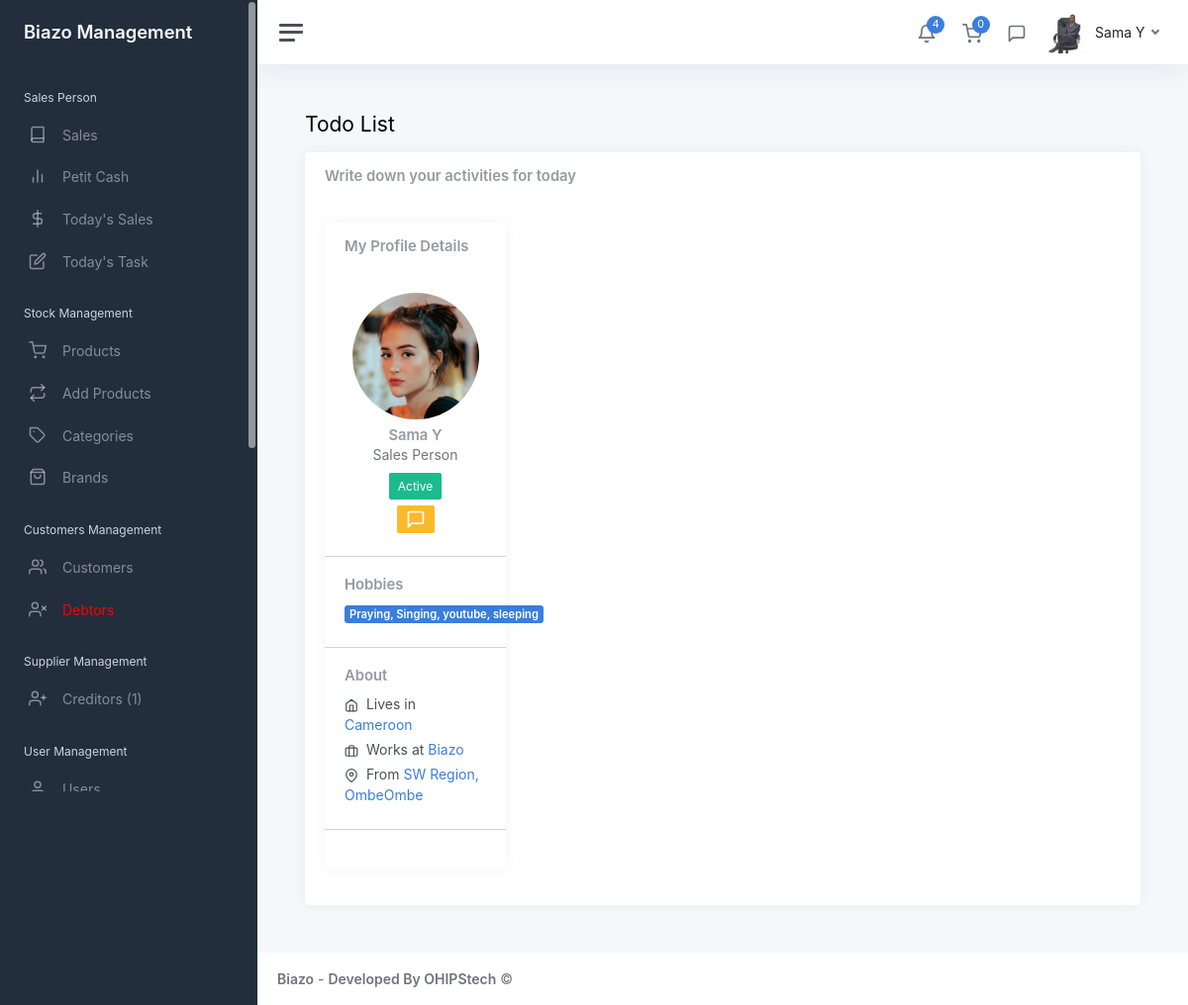
Screenshot of /admin/todays_task.php (signed in) with the database file from the repository.
### tables this page shows
CREATE TABLE `users` (
  `id` int(11) NOT NULL,
  `member_name` varchar(255) NOT NULL,
  `position` varchar(255) NOT NULL,
  `dob` date NOT NULL,
  `country` varchar(255) NOT NULL,
  `gender` varchar(255) NOT NULL,
  `address` varchar(255) NOT NULL,
  `hobbies` varchar(255) NOT NULL,
  `id_no` varchar(255) NOT NULL,
  `start_date` varchar(255) NOT NULL,
  `code` varchar(20) NOT NULL,
  `phone` varchar(20) NOT NULL,
  `image` mediumblob NOT NULL,
  `employee_id` mediumblob NOT NULL,
  `employee_application` varchar(255) NOT NULL,
  `surety_name` varchar(255) NOT NULL,
  `surety_occupation` varchar(255) NOT NULL,
  `surety_phone` varchar(50) NOT NULL,
  `surety_id` varchar(255) NOT NULL,
  `surety_relationship` varchar(50) NOT NULL,
  `surety_address` varchar(50) NOT NULL,
  `surety_agreement` varchar(50) NOT NULL,
  `username` varchar(100) NOT NULL,
  `password` varchar(255) NOT NULL,
  `other` varchar(255) NOT NULL,
  `isUser` int(255) NOT NULL
);

### admin/todays_task.php (the view, shortened to what this page needs)
<?php
	include "includes/head.php";
	include "includes/sidebar.php";
?>
<main class="content">
	<div class="container-fluid p-0">
		<h1 class="h3 mb-3">Todo List</h1>
		<div class="row">
			<div class="col-12">
				<div class="card">
					<div class="card-header">
						<h5 class="card-title mb-0">Write down your activities for today</h5>
					</div>
					<div class="card-body">
                    <div class="row">
                        <div class="col-md-4 col-xl-3">
                            <div class="card mb-3">
                                <div class="card-header">
                                    <h5 class="card-title mb-0">My Profile Details</h5>
                                </div>
                                <div class="card-body text-center">
                                    <img src="img/avatars/avatar-4.jpg" alt="Christina Mason" class="img-fluid rounded-circle mb-2" width="128" height="128" />
                                    <h5 class="card-title mb-0"><?php echo $row['member_name']?></h5>
                                    <div class="text-muted mb-2"><?php echo $row['position']?></div>
                                    <div>
                                        <a class="btn btn-success btn-sm" href="#">Active</a>
                                        <a class="nav-icon dropdown-toggle" href="#" id="messagesDropdown" data-bs-toggle="dropdown">
                                            <div class="position-relative btn btn-warning btn-sm">
                                                <i class="align-middle" data-feather="message-square"></i>
                                            </div>
                                        </a>
                                    </div>
                                </div>
                                <hr class="my-0" />
                                <div class="card-body">
                                    <h5 class="h6 card-title">Hobbies</h5>
                                    <a href="#" class="badge bg-primary me-1 my-1"><?php echo $row['hobbies']?></a>
                                </div>
                                <hr class="my-0" />
                                <div class="card-body">
                                    <h5 class="h6 card-title">About</h5>
                                    <ul class="list-unstyled mb-0">
                                        <li class="mb-1"><span data-feather="home" class="feather-sm me-1"></span> Lives in <a href="#"><?php echo $row['country']?></a></li>
                                        <li class="mb-1"><span data-feather="briefcase" class="feather-sm me-1"></span> Works at <a href="#">Biazo</a></li>
                                        <li class="mb-1"><span data-feather="map-pin" class="feather-sm me-1"></span> From <a href="#"><?php echo $row['address']?></a></li>
                                    </ul>
                                </div>
                                <hr class="my-0" />
                                <div class="card-body">
                                </div>
                            </div>
                        </div>
                    </div>
					</div>
				</div>
			</div>
		</div>
	</div>
</main>
<?php
	include "includes/footer.php";
?>

### admin/includes/sidebar.php (shortened to what this page needs)
<?php
include 'database/config.php';
$user = $_SESSION['username'];
$query = "SELECT * from users WHERE username = '$user' LIMIT 1";
$result = mysqli_query($conn, $query);
$row = mysqli_fetch_assoc($result);
?>
<div class="wrapper">
		<nav id="sidebar" class="sidebar js-sidebar">
			<div class="sidebar-content js-simplebar">
				<a class="sidebar-brand" href="index.php">
					<span class="align-middle">Biazo Management</span>
				</a>
				<ul class="sidebar-nav">
					<li class="sidebar-header">
						Sales Person
					</li>
					<li class="sidebar-item">
						<a class="sidebar-link" href="index.php?salesresult=">
							<i class="align-middle" data-feather="book"></i> <span class="align-middle">Sales</span>
						</a>
					</li>
					<li class="sidebar-item">
						<a class="sidebar-link" href="petit_cash.php?salesresult=">
							<i class="align-middle" data-feather="bar-chart-2"></i> <span class="align-middle">Petit Cash</span>
						</a>
					</li>
					<li class="sidebar-item">
						<a class="sidebar-link" href="today_sales.php">
							<i class="align-middle" data-feather="dollar-sign"></i> <span class="align-middle">Today's Sales</span>
						</a>
					</li>
					<li class="sidebar-item">
						<a class="sidebar-link" href="todays_task.php">
							<i class="align-middle" data-feather="edit"></i> <span class="align-middle">Today's Task</span>
						</a>
					</li>
					<li class="sidebar-header">
						Stock Management
					</li>
					<li class="sidebar-item">
						<a class="sidebar-link" href="products.php">
							<i class="align-middle" data-feather="shopping-cart"></i> <span class="align-middle">Products</span>
						</a>
					</li>
					<li class="sidebar-item">
						<a class="sidebar-link" href="add_prd.php">
							<i class="align-middle" data-feather="repeat"></i> <span class="align-middle">Add Products</span>
						</a>
					</li>
					<li class="sidebar-item">
						<a class="sidebar-link" href="add_cat.php?result=">
							<i class="align-middle" data-feather="tag"></i> <span class="align-middle">Categories</span>
						</a>
					</li>
					<li class="sidebar-item">
						<a class="sidebar-link" href="add_brands.php?result=">
							<i class="align-middle" data-feather="shopping-bag"></i> <span class="align-middle">Brands</span>
						</a>
					</li>
					<li class="sidebar-header">
						Customers Management
					</li>
					<li class="sidebar-item">
						<a class="sidebar-link" href="customers.php?registration">
							<i class="align-middle" data-feather="users"></i> <span class="align-middle">Customers</span>
						</a>
					</li>
					<?php
						 include 'database/config2.php';
						 $id_query = "SELECT * FROM debtors";
						 $id_stm = $conn->prepare($id_query);
						 $id_stm->execute();
						 $id_D = $id_stm->fetch(PDO::FETCH_ASSOC);
						 $D_H = $id_D['debtor_id'];
					?>
					<li class="sidebar-item">
						<a class="sidebar-link" style="color:red" href="debtors.php?id=<?php echo $D_H;?>">
							<i class="align-middle" data-feather="user-x"></i> <span class="align-middle">Debtors</span>
						</a>
					</li>
					<li class="sidebar-header">
						Supplier Management
					</li>
					<li class="sidebar-item">
						<?php
						$mm = "SELECT * FROM creditors WHERE balance > 0";
						$aa = $conn->prepare($mm);
						$aa->execute();
						$aacount = $aa->rowCount();
						?>
						<a class="sidebar-link" href="add_spply.php">
							<i class="align-middle" data-feather="user-plus"></i> <span class="align-middle">Creditors (<?php echo $aacount; ?>)</span>
						</a>
					</li>
					<li class="sidebar-header">
						User Management
					</li>
					<li class="sidebar-item">
						<a class="sidebar-link" href="users.php">
							<i class="align-middle" data-feather="user"></i> <span class="align-middle">Users</span>
						</a>
					</li>
				</ul>
			</div>
		</nav>
		<div class="main">
			<nav class="navbar navbar-expand navbar-light navbar-bg">
				<a class="sidebar-toggle js-sidebar-toggle">
					<i class="hamburger align-self-center"></i>
				</a>
				<div class="navbar-collapse collapse">
					<ul class="navbar-nav navbar-align">
						<li class="nav-item dropdown">
							<a class="nav-icon dropdown-toggle" href="#" id="alertsDropdown" data-bs-toggle="dropdown">
								<div class="position-relative">
									<i class="align-middle" data-feather="bell"></i>
									<span class="indicator">4</span>
								</div>
							</a>
						</li>
						<?php
						include 'database/config2.php';
						$studentdbq = "SELECT * FROM products WHERE is_cart = 1";
						$statement2 = $conn->prepare($studentdbq);
						$statement2->execute();
						$carcount = $statement2->rowCount();
						?>
						<li class="nav-item dropdown">
							<a class="nav-icon dropdown-toggle" href="#" id="alertsDropdown" data-bs-toggle="dropdown">
								<div class="position-relative">
									<i class="align-middle" data-feather="shopping-cart"></i>
									<span class="indicator"><?php echo $carcount; ?></span>
								</div>
							</a>
						</li>
						<li class="nav-item dropdown">
							<a class="nav-icon dropdown-toggle" href="#" id="messagesDropdown" data-bs-toggle="dropdown">
								<div class="position-relative">
									<i class="align-middle" data-feather="message-square"></i>
								</div>
							</a>
						</li>
						<li class="nav-item dropdown">
							<a class="nav-link dropdown-toggle d-none d-sm-inline-block" href="#" data-bs-toggle="dropdown">
								<img src="img/employee/<?php echo $row['image']?>" class="avatar img-fluid rounded me-1" alt="Charles Hall" /> <span class="text-dark"><?php echo $row['member_name']?></span>
							</a>
						</li>
					</ul>
				</div>
			</nav>

### rows the page displays
users: image (picture), member_name "Sama Y", position "Sales Person", hobbies "Praying, Singing, youtube, sleeping", country "Cameroon", address "SW Region, OmbeOmbe"

### other values shown
$aacount "1"
$carcount "0"
